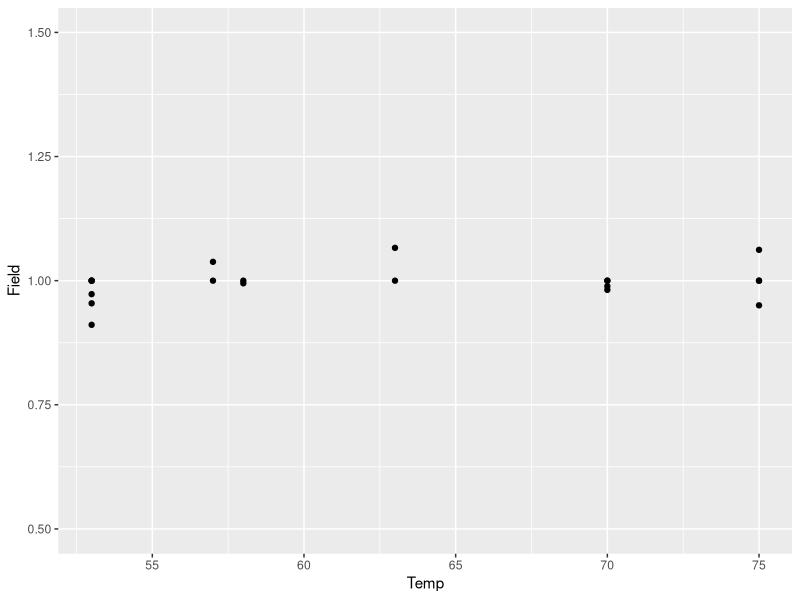
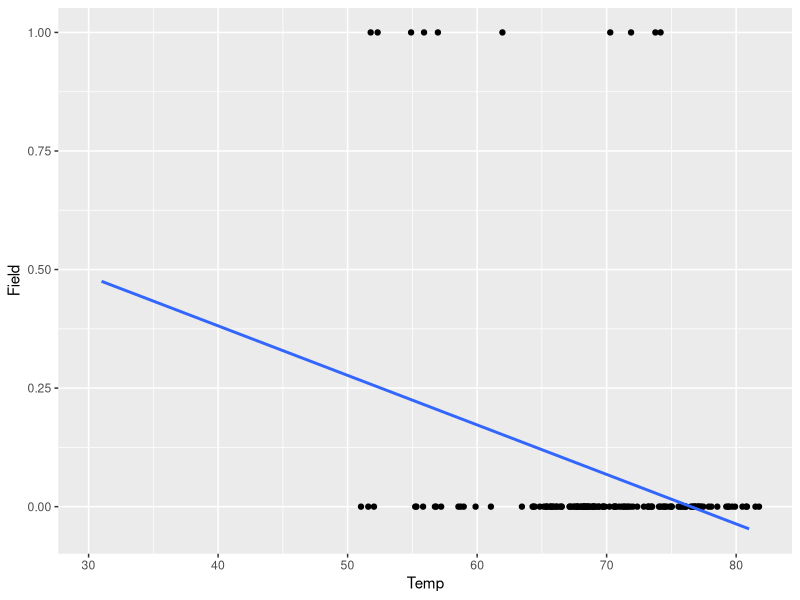
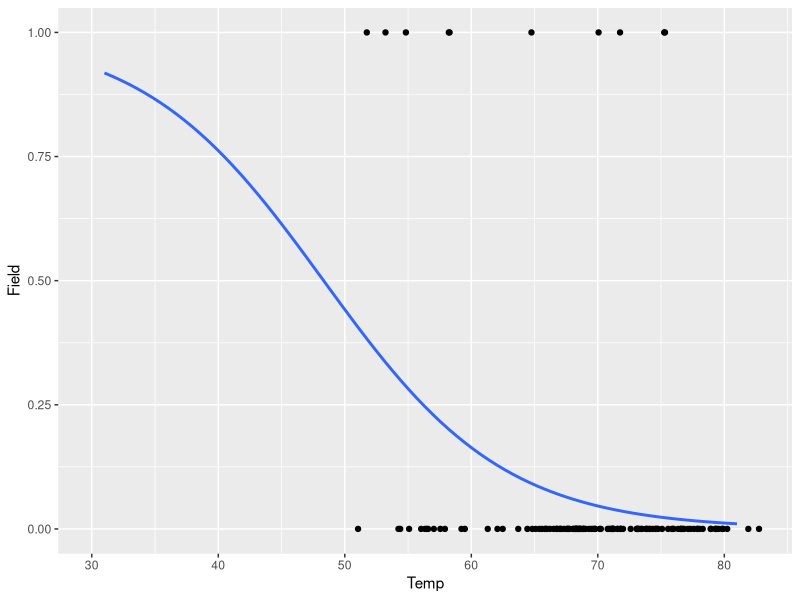
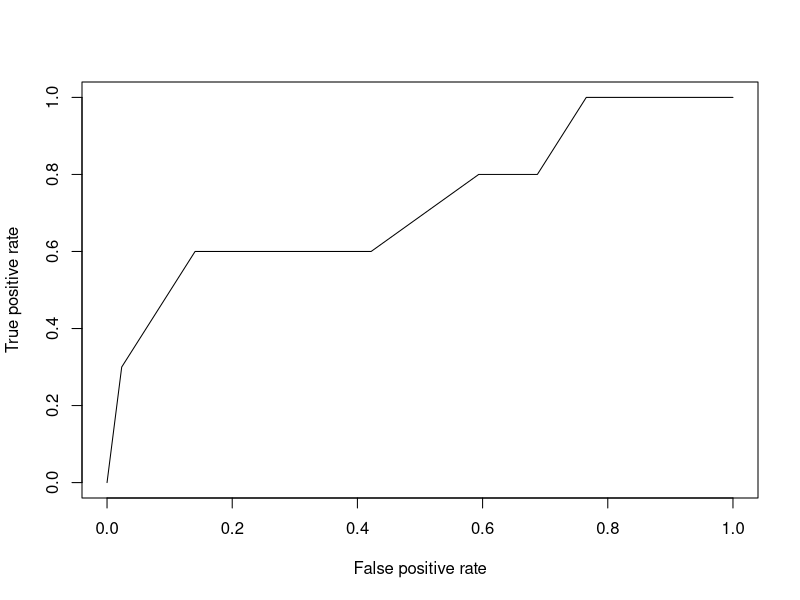
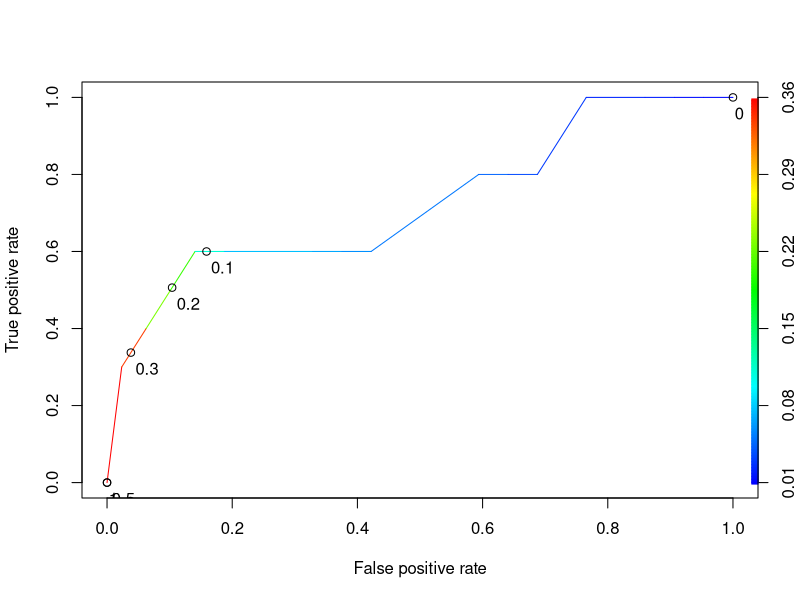

The R script that drew these images, in order:
## ---- chunk 1
orings <- read.csv("Orings(3).csv")
str(orings)
summary(orings)
## ---- chunk 2
tapply(orings$Field, orings$Flight, sum) #Same as value count with index being the flight
table(tapply(orings$Field, orings$Flight, sum)) #Count the frequency count
## ---- chunk 3
library("ggplot2")
ggplot(orings[orings$Field>0,],aes(Temp,Field)) +  geom_point(na.rm=T) + geom_jitter(na.rm=T,width=0,height=0.1)+ylim(c(0.5,1.5)) #We use the gitter function to help seperate and see the points, we use a vertical gitter
# geom_jitter(na.rm=T,width=2,height=0)+ylim(c(0.5,1.5)) #We use a horizontal gitter here

## ---- chunk 4
model1 <- lm(Field~Temp+Pres,data=orings)
summary(model1)
## ---- chunk 5
model2 <- lm(Field~Temp,data=orings)
summary(model2)
ggplot(orings,aes(Temp,Field)) + geom_jitter(na.rm=T,height=0,width=2) + geom_smooth(method="lm",se=F,na.rm=T,fullrange=T)

## ---- chunk 6
model3 <- glm(Field~Temp+Pres,data=orings, family="binomial")
summary(model3)
## ---- chunk 7
model4 <- glm(Field~Temp,data=orings,family=binomial)
summary(model4)
## ---- chunk 8
model3$coefficients
model3$aic
## ---- chunk 9
model4$coefficients
model4$aic
## ---- chunk 10
predict(model4, newdata=orings[144,]) # predicts on log(odds) scale
predict(model4,newdata=orings[144,], type="response")
## ---- chunk 11
ggplot(orings,aes(Temp,Field)) + geom_jitter(na.rm=T,height=0,width=2) + geom_smooth(method="glm",se=F,na.rm=T,fullrange=T,method.args = list(family = "binomial"))
## ---- chunk 12
Pred <- predict(model4,newdata=orings,type="response")
table(Pred[1:138]>0.5,orings$Field[1:138])
table(Pred[1:138]>0.25,orings$Field[1:138])
table(Pred[1:138]>0.2,orings$Field[1:138])
## ---- chunk 13
#install.packages("ROCR")
library(ROCR)
ROCRpred <- prediction(Pred[1:138],orings$Field[1:138])
?performance
ROCRperf <- performance(ROCRpred,x.measure="fpr",measure="tpr")
plot(ROCRperf)
plot(ROCRperf, colorize=T,print.cutoffs.at=c(0,0.1,0.2,0.3,0.5,1), text.adj=c(-0.2,1.7))
performance(ROCRpred,measure="auc")@y.values
